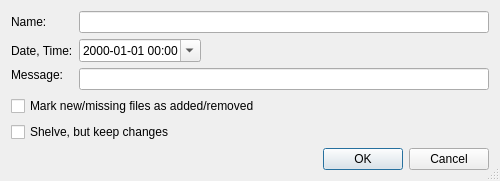
<?xml version="1.0" encoding="UTF-8"?>
<ui version="4.0">
 <class>HgShelveDataDialog</class>
 <widget class="QDialog" name="HgShelveDataDialog">
  <property name="geometry">
   <rect>
    <x>0</x>
    <y>0</y>
    <width>500</width>
    <height>167</height>
   </rect>
  </property>
  <property name="windowTitle">
   <string>Shelve</string>
  </property>
  <property name="sizeGripEnabled">
   <bool>true</bool>
  </property>
  <layout class="QGridLayout" name="gridLayout">
   <item row="0" column="0">
    <widget class="QLabel" name="label">
     <property name="text">
      <string>Name:</string>
     </property>
    </widget>
   </item>
   <item row="0" column="1">
    <widget class="QLineEdit" name="nameEdit">
     <property name="toolTip">
      <string>Enter a name for the shelve</string>
     </property>
    </widget>
   </item>
   <item row="1" column="0">
    <widget class="QLabel" name="label_2">
     <property name="text">
      <string>Date, Time:</string>
     </property>
    </widget>
   </item>
   <item row="1" column="1">
    <layout class="QHBoxLayout" name="horizontalLayout">
     <item>
      <widget class="QDateTimeEdit" name="dateTimeEdit">
       <property name="statusTip">
        <string>Enter the commit date and time for the shelve</string>
       </property>
       <property name="displayFormat">
        <string>yyyy-MM-dd HH:mm</string>
       </property>
       <property name="calendarPopup">
        <bool>true</bool>
       </property>
      </widget>
     </item>
     <item>
      <spacer name="horizontalSpacer">
       <property name="orientation">
        <enum>Qt::Horizontal</enum>
       </property>
       <property name="sizeHint" stdset="0">
        <size>
         <width>198</width>
         <height>20</height>
        </size>
       </property>
      </spacer>
     </item>
    </layout>
   </item>
   <item row="2" column="0">
    <widget class="QLabel" name="label_3">
     <property name="text">
      <string>Message:</string>
     </property>
     <property name="alignment">
      <set>Qt::AlignLeading|Qt::AlignLeft|Qt::AlignTop</set>
     </property>
    </widget>
   </item>
   <item row="2" column="1">
    <widget class="QLineEdit" name="messageEdit">
     <property name="toolTip">
      <string>Enter a message for the shelve</string>
     </property>
    </widget>
   </item>
   <item row="3" column="0" colspan="2">
    <widget class="QCheckBox" name="addRemoveCheckBox">
     <property name="text">
      <string>Mark new/missing files as added/removed</string>
     </property>
    </widget>
   </item>
   <item row="4" column="0" colspan="2">
    <widget class="QCheckBox" name="keepCheckBox">
     <property name="toolTip">
      <string>Select to shelve, but keep the changes in the working directory</string>
     </property>
     <property name="text">
      <string>Shelve, but keep changes</string>
     </property>
    </widget>
   </item>
   <item row="5" column="0" colspan="2">
    <widget class="QDialogButtonBox" name="buttonBox">
     <property name="orientation">
      <enum>Qt::Horizontal</enum>
     </property>
     <property name="standardButtons">
      <set>QDialogButtonBox::Cancel|QDialogButtonBox::Ok</set>
     </property>
    </widget>
   </item>
  </layout>
 </widget>
 <tabstops>
  <tabstop>nameEdit</tabstop>
  <tabstop>dateTimeEdit</tabstop>
  <tabstop>messageEdit</tabstop>
  <tabstop>addRemoveCheckBox</tabstop>
  <tabstop>buttonBox</tabstop>
 </tabstops>
 <resources/>
 <connections>
  <connection>
   <sender>buttonBox</sender>
   <signal>accepted()</signal>
   <receiver>HgShelveDataDialog</receiver>
   <slot>accept()</slot>
   <hints>
    <hint type="sourcelabel">
     <x>248</x>
     <y>254</y>
    </hint>
    <hint type="destinationlabel">
     <x>157</x>
     <y>274</y>
    </hint>
   </hints>
  </connection>
  <connection>
   <sender>buttonBox</sender>
   <signal>rejected()</signal>
   <receiver>HgShelveDataDialog</receiver>
   <slot>reject()</slot>
   <hints>
    <hint type="sourcelabel">
     <x>316</x>
     <y>260</y>
    </hint>
    <hint type="destinationlabel">
     <x>286</x>
     <y>274</y>
    </hint>
   </hints>
  </connection>
 </connections>
</ui>
